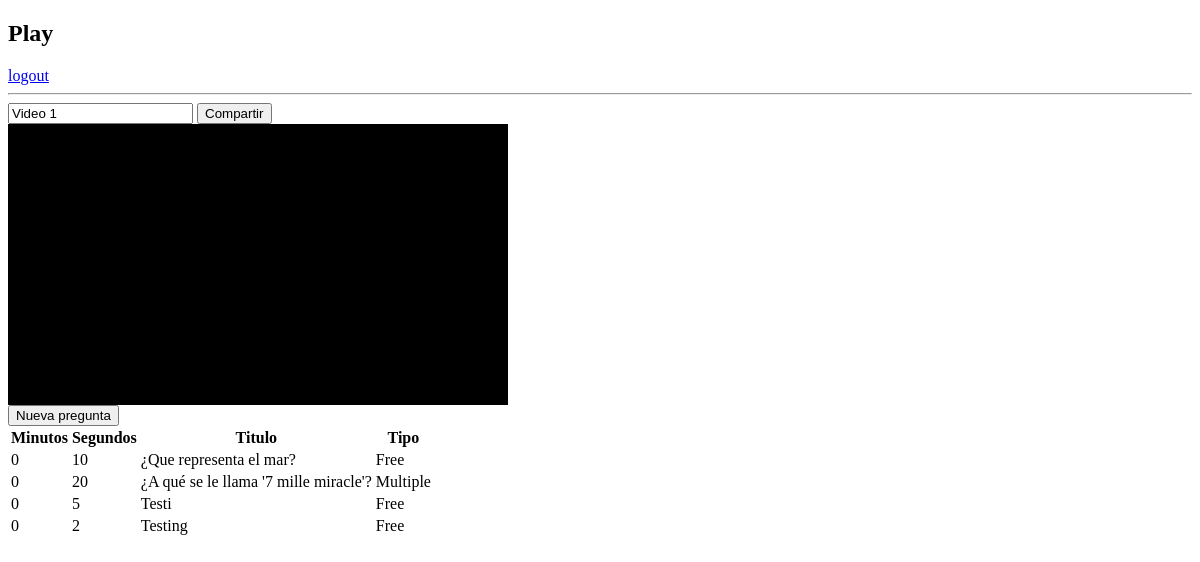
The page /polls/myvideos/video/1 (signed in) on the database its author committed.
### polls/models.py (models this page shows)
class Video(models.Model):
    name = models.CharField(max_length=200, default="Sin Titulo")
    duration = models.IntegerField(blank= True , null= True)
    likes = models.IntegerField(default=0)
    dislikes = models.IntegerField(default=0)
    link = models.CharField(max_length=200,blank = True, null = True)
    views = models.IntegerField(default=0)
    start = models.IntegerField(default=0)
    end = models.IntegerField(blank=True,null=True)
    responses = models.IntegerField(default=0)
    total_points = models.IntegerField(default=0)
    created_at = models.DateTimeField(auto_now_add=True)
    user = models.ForeignKey(User, on_delete=models.SET_NULL, null=True)
    def __str__(self):
        return self.name

class Question(models.Model):
    title = models.CharField(max_length=200)
    minutes = models.IntegerField(default=0)
    seconds = models.IntegerField(default=0)
    points = models.IntegerField(default=1)
    correctAnswers = models.CharField(max_length=200,blank=True, null=True)
    video = models.ForeignKey(Video, on_delete=models.CASCADE)
    type = models.ForeignKey(QuestionType, on_delete=models.CASCADE)

class QuestionType(models.Model):
    name = models.CharField(max_length=200)
    def __str__(self):
        return self.name

### polls/views.py (the view)
# urls.py: path('myvideos/video/<int:video_id>', views.video, name='video'),
@login_required
def video(request,video_id):
    video = get_object_or_404(Video, pk=video_id)
    types = QuestionType.objects.order_by('name')
    questions = Question.objects.filter(video=video_id)
    data = ""
    text = ""
    correct = ""
    if request.method == 'POST':
        form = QuestionForm(request.POST)
        data = json.loads(request.POST.get('data'))
        correct = request.POST.get('ansradio')
        for answer in data:
            ans = Answer.objects.create(text = answer['value'], question = form.save())
            if answer['id'] == correct:
                form.save().correctAnswers = ans.id
            text = ans
        if form.is_valid():
            form.save()
        return redirect('polls:video',video_id = video_id)
    else:
        form = QuestionForm()
    return render(request, 'polls/video.html',
    {
        'video' : video,
        'types' : types,
        'form' : form,
        'questions' : questions,
        'text' : text,
        'correct' : correct
    })

### polls/forms.py
class QuestionForm(ModelForm):
    class Meta:
        model = Question
        fields = ['title', 'minutes','seconds', 'points' ,'type', 'video']
        labels = {
            'title': 'Pregunta',
            'minutes': 'Minuto',
            'seconds': 'Segundos',
            'points': 'Puntaje',
            'type': 'Tipo de Pregunta',
            'video': ''
        }

### polls/templates/polls/video.html (shortened to what this page needs)
{% extends 'base.html' %}
{% load embed_video_tags %}
{% load static %}
{% block stylesheets%}
<link rel="stylesheet" type="text/css" href="{% static 'polls/plyr.css' %}">
{% endblock %}
{% block content %}
<div>
    <input type="text" readonly value="{{video.name}}">
    <button share="true" onclick="share(this)">Compartir</button><br>
</div>
<div class="container">
</div>
<div>
    <button  id="new" type="button">Nueva pregunta</button>
</div>
<div>
    {% if questions %}
    <table>
        <thead>
            <th>Minutos</th>
            <th>Segundos</th>
            <th>Titulo</th>
            <th>Tipo</th>
            <tbody>
                {% for question in questions %}
                <tr>
                    <td>
                        {{question.minutes}}
                    </td>
                    <td>
                        {{question.seconds}}
                    </td>
                    <td>
                        {{question.title}}
                    </td>
                    <td>
                        {{question.type}}
                    </td>
                </tr>
                {% endfor %}
            </tbody>
        </thead>
    </table>
    {% endif %}
</div>
{% endblock %}

### polls/templates/polls/video.html (style rules this page uses)
.container { max-width: 500px; }

### rows shown on the page
Video: name "Video 1"
Question: minutes "0", seconds "10", title "¿Que representa el mar?", type "Free"
Question: minutes "0", seconds "20", title "¿A qué se le llama '7 mille miracle'?", type "Multiple"
Question: minutes "0", seconds "5", title "Testi", type "Free"
Question: minutes "0", seconds "2", title "Testing", type "Free"
